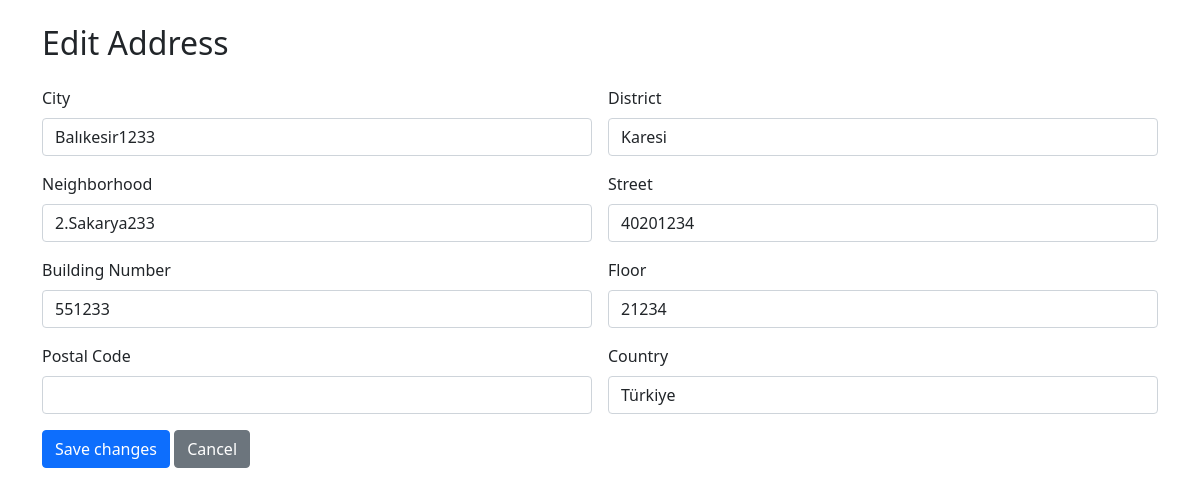
/edit-address/2/2/, run on an earlier commit of the app's database.
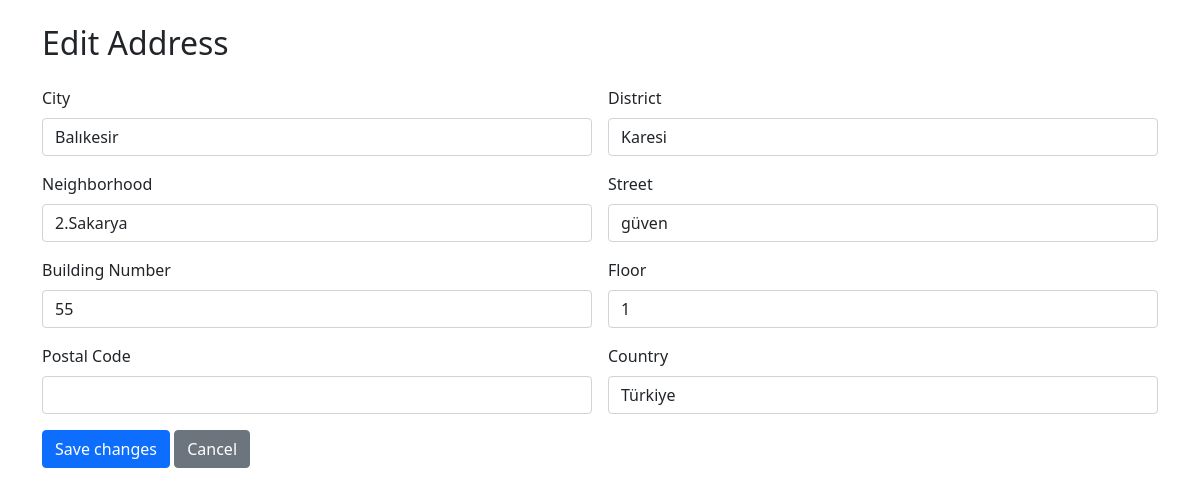
And on a later commit of the database.
### waterproject/models.py (models this page shows, shortened)
class Address(models.Model):
    user = models.ForeignKey(User, on_delete=models.CASCADE, related_name='addresses')
    city = models.CharField(max_length=100, verbose_name='City')
    district = models.CharField(max_length=100, verbose_name='District')
    neighborhood = models.CharField(max_length=100, verbose_name='Neighborhood')
    street = models.CharField(max_length=255, verbose_name='Street')
    building_number = models.CharField(max_length=10, verbose_name='Building Number')
    floor = models.CharField(max_length=10, verbose_name='Floor')
    postal_code = models.CharField(max_length=20, verbose_name='Postal Code', blank=True, null=True)
    country = models.CharField(max_length=100, default='Türkiye', verbose_name='Country')
    latitude = models.FloatField(blank=True, null=True)
    longitude = models.FloatField(blank=True, null=True)
    created_at = models.DateTimeField(auto_now_add=True)

### waterproject/views.py (the view)
# urls.py: path('edit-address/<int:user_id>/<int:address_id>/', views.edit_address, name='edit_address'),
def edit_address(request, address_id, user_id):
    address = get_object_or_404(Address, id=address_id)
    if request.method == 'POST':
        form = AddressForm(request.POST, instance=address)
        if form.is_valid():
            form.save()
            return redirect('user_detail', user_id=user_id)
    else:
        form = AddressForm(instance=address)
    return render(request, 'edit_address.html', {'form': form, 'user_id': user_id})

### waterproject/forms.py
class AddressForm(forms.ModelForm):
    class Meta:
        model = Address
        fields = ['city', 'district', 'neighborhood', 'street', 'building_number', 'floor', 'postal_code', 'country']

### waterproject/templatetags/custom_filters.py (called while the page is built)
@register.filter(name='add_class')
def add_class(value, arg):
    return value.as_widget(attrs={'class': arg})

### waterproject/templates/edit_address.html (shortened to what this page needs)
<!doctype html>
<html lang="en">
<head>
    <link href="https://cdn.jsdelivr.net/npm/bootstrap@5.0.2/dist/css/bootstrap.min.css" rel="stylesheet"
>
</head>
<body>
{% load custom_filters %}
<div class="container mt-4">
    <h2 class="mb-4">Edit Address</h2>
    <form method="post">
        <div class="row g-3">
            {% for field in form %}
                <div class="col-md-6">
                    <div class="form-group">
                        <label for="{{ field.id_for_label }}" class="form-label">{{ field.label }}</label>
                        {{ field|add_class:"form-control" }}
                    </div>
                </div>
            {% endfor %}
        </div>
        <div class="col-12 mt-3">
            <button type="submit" class="btn btn-primary">Save changes</button>
            <a href="{% url 'user_detail' user_id=user_id %}" class="btn btn-secondary">Cancel</a>
        </div>
    </form>
</div>
</body>
</html>

What changed in the data, as far as the page shows it:
changed Address "Karesi": city "Balıkesir1233" → "Balıkesir"; neighborhood "2.Sakarya233" → "2.Sakarya"; street "40201234" → "güven"; building_number "551233" → "55"; floor "21234" → "1"
